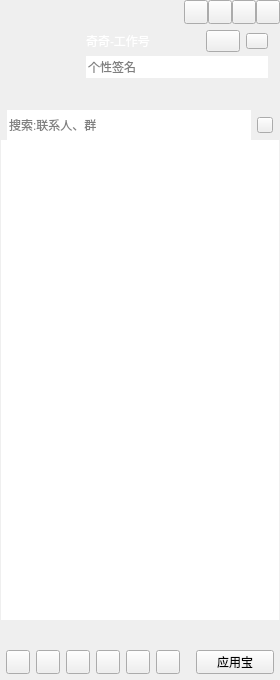
<?xml version="1.0" encoding="UTF-8"?>
<ui version="4.0">
 <class>CCMainWindowClass</class>
 <widget class="QWidget" name="CCMainWindowClass">
  <property name="geometry">
   <rect>
    <x>0</x>
    <y>0</y>
    <width>280</width>
    <height>680</height>
   </rect>
  </property>
  <property name="minimumSize">
   <size>
    <width>280</width>
    <height>680</height>
   </size>
  </property>
  <property name="windowTitle">
   <string>CCMainWindow</string>
  </property>
  <layout class="QVBoxLayout" name="verticalLayout_6">
   <property name="spacing">
    <number>0</number>
   </property>
   <property name="leftMargin">
    <number>0</number>
   </property>
   <property name="topMargin">
    <number>0</number>
   </property>
   <property name="rightMargin">
    <number>0</number>
   </property>
   <property name="bottomMargin">
    <number>0</number>
   </property>
   <item>
    <widget class="QWidget" name="titleWidget" native="true">
     <property name="sizePolicy">
      <sizepolicy hsizetype="Expanding" vsizetype="Preferred">
       <horstretch>0</horstretch>
       <verstretch>0</verstretch>
      </sizepolicy>
     </property>
     <property name="titleskin" stdset="0">
      <bool>true</bool>
     </property>
     <layout class="QVBoxLayout" name="verticalLayout_2">
      <property name="spacing">
       <number>0</number>
      </property>
      <property name="leftMargin">
       <number>0</number>
      </property>
      <property name="topMargin">
       <number>0</number>
      </property>
      <property name="rightMargin">
       <number>0</number>
      </property>
      <property name="bottomMargin">
       <number>0</number>
      </property>
      <item>
       <layout class="QHBoxLayout" name="horizontalLayout">
        <property name="spacing">
         <number>0</number>
        </property>
        <property name="leftMargin">
         <number>12</number>
        </property>
        <item>
         <widget class="QLabel" name="titleIcon">
          <property name="sizePolicy">
           <sizepolicy hsizetype="Fixed" vsizetype="Fixed">
            <horstretch>0</horstretch>
            <verstretch>0</verstretch>
           </sizepolicy>
          </property>
          <property name="minimumSize">
           <size>
            <width>42</width>
            <height>18</height>
           </size>
          </property>
          <property name="maximumSize">
           <size>
            <width>42</width>
            <height>18</height>
           </size>
          </property>
          <property name="text">
           <string/>
          </property>
         </widget>
        </item>
        <item>
         <spacer name="horizontalSpacer">
          <property name="orientation">
           <enum>Qt::Horizontal</enum>
          </property>
          <property name="sizeHint" stdset="0">
           <size>
            <width>40</width>
            <height>20</height>
           </size>
          </property>
         </spacer>
        </item>
        <item>
         <widget class="QPushButton" name="palcehold1">
          <property name="sizePolicy">
           <sizepolicy hsizetype="Fixed" vsizetype="Fixed">
            <horstretch>0</horstretch>
            <verstretch>0</verstretch>
           </sizepolicy>
          </property>
          <property name="minimumSize">
           <size>
            <width>24</width>
            <height>24</height>
           </size>
          </property>
          <property name="maximumSize">
           <size>
            <width>24</width>
            <height>24</height>
           </size>
          </property>
          <property name="text">
           <string/>
          </property>
         </widget>
        </item>
        <item>
         <widget class="QPushButton" name="placehold2">
          <property name="sizePolicy">
           <sizepolicy hsizetype="Fixed" vsizetype="Fixed">
            <horstretch>0</horstretch>
            <verstretch>0</verstretch>
           </sizepolicy>
          </property>
          <property name="minimumSize">
           <size>
            <width>24</width>
            <height>24</height>
           </size>
          </property>
          <property name="maximumSize">
           <size>
            <width>24</width>
            <height>24</height>
           </size>
          </property>
          <property name="text">
           <string/>
          </property>
         </widget>
        </item>
        <item>
         <widget class="QPushButton" name="sysmin">
          <property name="sizePolicy">
           <sizepolicy hsizetype="Fixed" vsizetype="Fixed">
            <horstretch>0</horstretch>
            <verstretch>0</verstretch>
           </sizepolicy>
          </property>
          <property name="minimumSize">
           <size>
            <width>24</width>
            <height>24</height>
           </size>
          </property>
          <property name="maximumSize">
           <size>
            <width>24</width>
            <height>24</height>
           </size>
          </property>
          <property name="text">
           <string/>
          </property>
         </widget>
        </item>
        <item>
         <widget class="QPushButton" name="sysclose">
          <property name="sizePolicy">
           <sizepolicy hsizetype="Fixed" vsizetype="Fixed">
            <horstretch>0</horstretch>
            <verstretch>0</verstretch>
           </sizepolicy>
          </property>
          <property name="minimumSize">
           <size>
            <width>24</width>
            <height>24</height>
           </size>
          </property>
          <property name="maximumSize">
           <size>
            <width>24</width>
            <height>24</height>
           </size>
          </property>
          <property name="text">
           <string/>
          </property>
         </widget>
        </item>
       </layout>
      </item>
      <item>
       <layout class="QHBoxLayout" name="horizontalLayout_3">
        <property name="leftMargin">
         <number>12</number>
        </property>
        <property name="topMargin">
         <number>6</number>
        </property>
        <property name="rightMargin">
         <number>12</number>
        </property>
        <property name="bottomMargin">
         <number>6</number>
        </property>
        <item>
         <widget class="QLabel" name="headLabel">
          <property name="sizePolicy">
           <sizepolicy hsizetype="Fixed" vsizetype="Fixed">
            <horstretch>0</horstretch>
            <verstretch>0</verstretch>
           </sizepolicy>
          </property>
          <property name="minimumSize">
           <size>
            <width>68</width>
            <height>68</height>
           </size>
          </property>
          <property name="maximumSize">
           <size>
            <width>68</width>
            <height>68</height>
           </size>
          </property>
          <property name="text">
           <string/>
          </property>
         </widget>
        </item>
        <item>
         <layout class="QVBoxLayout" name="verticalLayout">
          <property name="spacing">
           <number>4</number>
          </property>
          <item>
           <layout class="QHBoxLayout" name="horizontalLayout_2">
            <item>
             <widget class="QLabel" name="nameLabel">
              <property name="sizePolicy">
               <sizepolicy hsizetype="Expanding" vsizetype="Fixed">
                <horstretch>0</horstretch>
                <verstretch>0</verstretch>
               </sizepolicy>
              </property>
              <property name="minimumSize">
               <size>
                <width>0</width>
                <height>22</height>
               </size>
              </property>
              <property name="maximumSize">
               <size>
                <width>16777215</width>
                <height>22</height>
               </size>
              </property>
              <property name="styleSheet">
               <string notr="true">color:rgb(255,255,255);
font:75 12pt &quot;微软雅黑&quot;;</string>
              </property>
              <property name="text">
               <string>奇奇-工作号</string>
              </property>
             </widget>
            </item>
            <item>
             <widget class="QPushButton" name="stausBtn">
              <property name="sizePolicy">
               <sizepolicy hsizetype="Fixed" vsizetype="Fixed">
                <horstretch>0</horstretch>
                <verstretch>0</verstretch>
               </sizepolicy>
              </property>
              <property name="minimumSize">
               <size>
                <width>34</width>
                <height>22</height>
               </size>
              </property>
              <property name="maximumSize">
               <size>
                <width>34</width>
                <height>22</height>
               </size>
              </property>
              <property name="text">
               <string/>
              </property>
              <property name="hasborder" stdset="0">
               <bool>true</bool>
              </property>
             </widget>
            </item>
            <item>
             <widget class="QPushButton" name="levelBtn">
              <property name="sizePolicy">
               <sizepolicy hsizetype="Fixed" vsizetype="Fixed">
                <horstretch>0</horstretch>
                <verstretch>0</verstretch>
               </sizepolicy>
              </property>
              <property name="minimumSize">
               <size>
                <width>22</width>
                <height>16</height>
               </size>
              </property>
              <property name="maximumSize">
               <size>
                <width>22</width>
                <height>16</height>
               </size>
              </property>
              <property name="text">
               <string/>
              </property>
              <property name="hasborder" stdset="0">
               <bool>true</bool>
              </property>
             </widget>
            </item>
           </layout>
          </item>
          <item>
           <widget class="QLineEdit" name="lineEdit">
            <property name="minimumSize">
             <size>
              <width>0</width>
              <height>22</height>
             </size>
            </property>
            <property name="maximumSize">
             <size>
              <width>16777215</width>
              <height>22</height>
             </size>
            </property>
            <property name="frame">
             <bool>false</bool>
            </property>
            <property name="placeholderText">
             <string>个性签名</string>
            </property>
           </widget>
          </item>
          <item>
           <widget class="QWidget" name="appWidget" native="true">
            <property name="sizePolicy">
             <sizepolicy hsizetype="Expanding" vsizetype="Fixed">
              <horstretch>0</horstretch>
              <verstretch>0</verstretch>
             </sizepolicy>
            </property>
            <property name="minimumSize">
             <size>
              <width>0</width>
              <height>22</height>
             </size>
            </property>
            <property name="maximumSize">
             <size>
              <width>16777215</width>
              <height>22</height>
             </size>
            </property>
           </widget>
          </item>
         </layout>
        </item>
       </layout>
      </item>
     </layout>
    </widget>
   </item>
   <item>
    <widget class="QWidget" name="widget" native="true">
     <property name="sizePolicy">
      <sizepolicy hsizetype="Expanding" vsizetype="Expanding">
       <horstretch>0</horstretch>
       <verstretch>0</verstretch>
      </sizepolicy>
     </property>
     <layout class="QVBoxLayout" name="verticalLayout_4">
      <property name="spacing">
       <number>0</number>
      </property>
      <property name="leftMargin">
       <number>1</number>
      </property>
      <property name="topMargin">
       <number>0</number>
      </property>
      <property name="rightMargin">
       <number>1</number>
      </property>
      <property name="bottomMargin">
       <number>0</number>
      </property>
      <item>
       <widget class="QWidget" name="searchWidget" native="true">
        <property name="sizePolicy">
         <sizepolicy hsizetype="Expanding" vsizetype="Fixed">
          <horstretch>0</horstretch>
          <verstretch>0</verstretch>
         </sizepolicy>
        </property>
        <property name="minimumSize">
         <size>
          <width>0</width>
          <height>30</height>
         </size>
        </property>
        <property name="maximumSize">
         <size>
          <width>16777215</width>
          <height>30</height>
         </size>
        </property>
        <layout class="QHBoxLayout" name="horizontalLayout_4">
         <property name="leftMargin">
          <number>6</number>
         </property>
         <property name="topMargin">
          <number>0</number>
         </property>
         <property name="rightMargin">
          <number>6</number>
         </property>
         <property name="bottomMargin">
          <number>0</number>
         </property>
         <item>
          <widget class="QLineEdit" name="searchLineEdit">
           <property name="minimumSize">
            <size>
             <width>0</width>
             <height>30</height>
            </size>
           </property>
           <property name="maximumSize">
            <size>
             <width>16777215</width>
             <height>30</height>
            </size>
           </property>
           <property name="frame">
            <bool>false</bool>
           </property>
           <property name="placeholderText">
            <string>搜索:联系人、群</string>
           </property>
          </widget>
         </item>
         <item>
          <widget class="QPushButton" name="searchBtn">
           <property name="sizePolicy">
            <sizepolicy hsizetype="Fixed" vsizetype="Fixed">
             <horstretch>0</horstretch>
             <verstretch>0</verstretch>
            </sizepolicy>
           </property>
           <property name="minimumSize">
            <size>
             <width>16</width>
             <height>16</height>
            </size>
           </property>
           <property name="maximumSize">
            <size>
             <width>16</width>
             <height>16</height>
            </size>
           </property>
           <property name="text">
            <string/>
           </property>
          </widget>
         </item>
        </layout>
       </widget>
      </item>
      <item>
       <widget class="QScrollArea" name="scrollArea">
        <property name="frameShape">
         <enum>QFrame::NoFrame</enum>
        </property>
        <property name="widgetResizable">
         <bool>true</bool>
        </property>
        <widget class="QWidget" name="scrollAreaWidgetContents">
         <property name="geometry">
          <rect>
           <x>0</x>
           <y>0</y>
           <width>278</width>
           <height>474</height>
          </rect>
         </property>
         <property name="sizePolicy">
          <sizepolicy hsizetype="Expanding" vsizetype="Expanding">
           <horstretch>0</horstretch>
           <verstretch>0</verstretch>
          </sizepolicy>
         </property>
         <layout class="QVBoxLayout" name="verticalLayout_3">
          <property name="spacing">
           <number>0</number>
          </property>
          <property name="leftMargin">
           <number>0</number>
          </property>
          <property name="topMargin">
           <number>0</number>
          </property>
          <property name="rightMargin">
           <number>0</number>
          </property>
          <property name="bottomMargin">
           <number>0</number>
          </property>
          <item>
           <widget class="QTreeWidget" name="treeWidget">
            <property name="frameShape">
             <enum>QFrame::NoFrame</enum>
            </property>
            <property name="verticalScrollBarPolicy">
             <enum>Qt::ScrollBarAlwaysOff</enum>
            </property>
            <property name="horizontalScrollBarPolicy">
             <enum>Qt::ScrollBarAlwaysOff</enum>
            </property>
            <property name="editTriggers">
             <set>QAbstractItemView::AllEditTriggers</set>
            </property>
            <property name="indentation">
             <number>0</number>
            </property>
            <property name="headerHidden">
             <bool>true</bool>
            </property>
            <property name="expandsOnDoubleClick">
             <bool>false</bool>
            </property>
            <column>
             <property name="text">
              <string notr="true">1</string>
             </property>
            </column>
           </widget>
          </item>
         </layout>
        </widget>
       </widget>
      </item>
     </layout>
    </widget>
   </item>
   <item>
    <widget class="QWidget" name="bottomWidget" native="true">
     <property name="sizePolicy">
      <sizepolicy hsizetype="Expanding" vsizetype="Fixed">
       <horstretch>0</horstretch>
       <verstretch>0</verstretch>
      </sizepolicy>
     </property>
     <property name="minimumSize">
      <size>
       <width>0</width>
       <height>60</height>
      </size>
     </property>
     <property name="maximumSize">
      <size>
       <width>16777215</width>
       <height>60</height>
      </size>
     </property>
     <property name="bottomskin" stdset="0">
      <bool>true</bool>
     </property>
     <layout class="QVBoxLayout" name="verticalLayout_5" stretch="1,1">
      <property name="leftMargin">
       <number>6</number>
      </property>
      <property name="topMargin">
       <number>6</number>
      </property>
      <property name="rightMargin">
       <number>6</number>
      </property>
      <property name="bottomMargin">
       <number>6</number>
      </property>
      <item>
       <layout class="QHBoxLayout" name="bottomLayout_up"/>
      </item>
      <item>
       <layout class="QHBoxLayout" name="horizontalLayout_5">
        <item>
         <widget class="QPushButton" name="bottomBtn_1">
          <property name="sizePolicy">
           <sizepolicy hsizetype="Fixed" vsizetype="Fixed">
            <horstretch>0</horstretch>
            <verstretch>0</verstretch>
           </sizepolicy>
          </property>
          <property name="minimumSize">
           <size>
            <width>24</width>
            <height>24</height>
           </size>
          </property>
          <property name="maximumSize">
           <size>
            <width>24</width>
            <height>24</height>
           </size>
          </property>
          <property name="text">
           <string/>
          </property>
         </widget>
        </item>
        <item>
         <widget class="QPushButton" name="bottomBtn_2">
          <property name="sizePolicy">
           <sizepolicy hsizetype="Fixed" vsizetype="Fixed">
            <horstretch>0</horstretch>
            <verstretch>0</verstretch>
           </sizepolicy>
          </property>
          <property name="minimumSize">
           <size>
            <width>24</width>
            <height>24</height>
           </size>
          </property>
          <property name="maximumSize">
           <size>
            <width>24</width>
            <height>24</height>
           </size>
          </property>
          <property name="text">
           <string/>
          </property>
         </widget>
        </item>
        <item>
         <widget class="QPushButton" name="bottomBtn_3">
          <property name="sizePolicy">
           <sizepolicy hsizetype="Fixed" vsizetype="Fixed">
            <horstretch>0</horstretch>
            <verstretch>0</verstretch>
           </sizepolicy>
          </property>
          <property name="minimumSize">
           <size>
            <width>24</width>
            <height>24</height>
           </size>
          </property>
          <property name="maximumSize">
           <size>
            <width>24</width>
            <height>24</height>
           </size>
          </property>
          <property name="text">
           <string/>
          </property>
         </widget>
        </item>
        <item>
         <widget class="QPushButton" name="bottomBtn_4">
          <property name="sizePolicy">
           <sizepolicy hsizetype="Fixed" vsizetype="Fixed">
            <horstretch>0</horstretch>
            <verstretch>0</verstretch>
           </sizepolicy>
          </property>
          <property name="minimumSize">
           <size>
            <width>24</width>
            <height>24</height>
           </size>
          </property>
          <property name="maximumSize">
           <size>
            <width>24</width>
            <height>24</height>
           </size>
          </property>
          <property name="text">
           <string/>
          </property>
         </widget>
        </item>
        <item>
         <widget class="QPushButton" name="bottomBtn_5">
          <property name="sizePolicy">
           <sizepolicy hsizetype="Fixed" vsizetype="Fixed">
            <horstretch>0</horstretch>
            <verstretch>0</verstretch>
           </sizepolicy>
          </property>
          <property name="minimumSize">
           <size>
            <width>24</width>
            <height>24</height>
           </size>
          </property>
          <property name="maximumSize">
           <size>
            <width>24</width>
            <height>24</height>
           </size>
          </property>
          <property name="text">
           <string/>
          </property>
         </widget>
        </item>
        <item>
         <widget class="QPushButton" name="bottomBtn_6">
          <property name="sizePolicy">
           <sizepolicy hsizetype="Fixed" vsizetype="Fixed">
            <horstretch>0</horstretch>
            <verstretch>0</verstretch>
           </sizepolicy>
          </property>
          <property name="minimumSize">
           <size>
            <width>24</width>
            <height>24</height>
           </size>
          </property>
          <property name="maximumSize">
           <size>
            <width>24</width>
            <height>24</height>
           </size>
          </property>
          <property name="text">
           <string/>
          </property>
         </widget>
        </item>
        <item>
         <spacer name="horizontalSpacer_2">
          <property name="orientation">
           <enum>Qt::Horizontal</enum>
          </property>
          <property name="sizeHint" stdset="0">
           <size>
            <width>13</width>
            <height>20</height>
           </size>
          </property>
         </spacer>
        </item>
        <item>
         <widget class="QPushButton" name="bottomBtn_7">
          <property name="sizePolicy">
           <sizepolicy hsizetype="Preferred" vsizetype="Fixed">
            <horstretch>0</horstretch>
            <verstretch>0</verstretch>
           </sizepolicy>
          </property>
          <property name="minimumSize">
           <size>
            <width>24</width>
            <height>24</height>
           </size>
          </property>
          <property name="maximumSize">
           <size>
            <width>86</width>
            <height>24</height>
           </size>
          </property>
          <property name="text">
           <string>应用宝</string>
          </property>
         </widget>
        </item>
       </layout>
      </item>
     </layout>
    </widget>
   </item>
  </layout>
 </widget>
 <layoutdefault spacing="6" margin="11"/>
 <resources>
  <include location="CCMainWindow.qrc"/>
 </resources>
 <connections/>
</ui>
